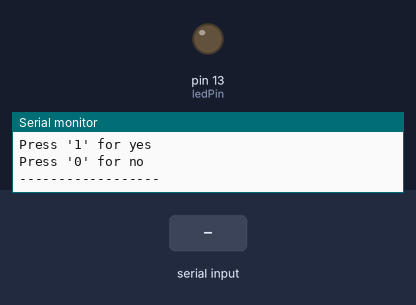
Bench run of a sketch on a simulated Arduino Uno, built with avr-gcc and run on an emulated ATmega328P. On the bench: output pins drawn as LEDs (lit = HIGH), the last lines printed to the serial monitor. The inputs (shaded band) are chosen by the test bench.

Above: at 1.2 s.
1.3 s: "1" received over Serial
At 2.2 s:
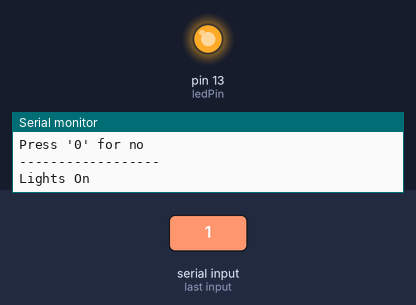
2.8 s: "0" received over Serial
At 3.3 s:
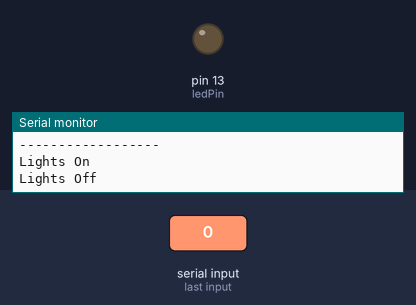
Timing chart, 0 to 5.8 s (numbered marks = the images above; inputs shaded):
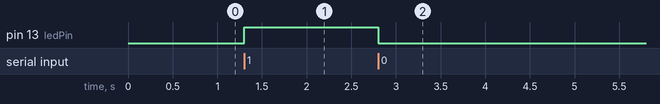

Measured:
- after the input at 1.3 s, pin 13 (ledPin): LOW → HIGH at once
- after the input at 2.8 s, pin 13 (ledPin): HIGH → LOW at once

The sketch:

bluetooth_states.ino
```cpp
#define ledPin 13
int state = 0;


void setup() {
  pinMode(ledPin,OUTPUT);
  digitalWrite(ledPin, LOW);
  Serial.begin(9600);
  Serial.println("Would you like me to turn on the lights?");
  Serial.println("Press '1' for yes");
  Serial.println("Press '0' for no");
  Serial.println("------------------");


}

void loop() {
  if(Serial.available() > 0){
  state = Serial.read();
  }
  if (state == '0') {
    digitalWrite(ledPin,LOW);
    Serial.println("Lights Off");
    state = 0;
  }
  else if (state == '1'){
    digitalWrite(ledPin,HIGH);
    Serial.println("Lights On");

  }
  state = 0;


}
```
